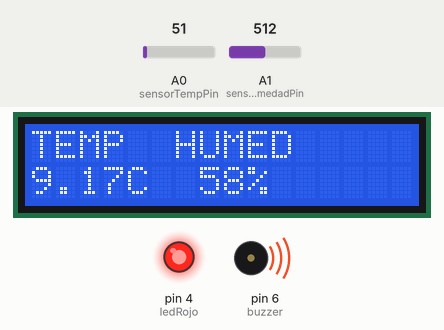
This sketch was run on a simulated Arduino Uno, built with avr-gcc and run on an emulated ATmega328P. Shown: 16×2 character LCD, output pins drawn as LEDs (lit = HIGH), buzzer (waves = sounding). Inputs (shaded band) come from the test bench; at power-on: A1 (sensorHumedadPin) = 512, A0 (sensorTempPin) = 51.

Above: at 1.2 s.
1.3 s: A1 (sensorHumedadPin) set to 682
At 3.2 s:
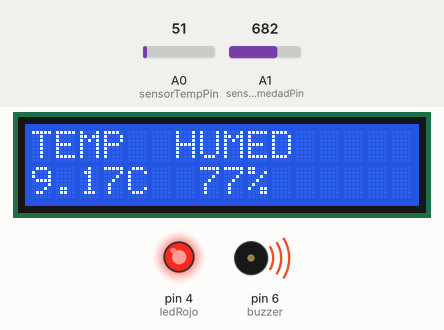
4.0 s: A1 (sensorHumedadPin) set to 717
At 4.8 s:
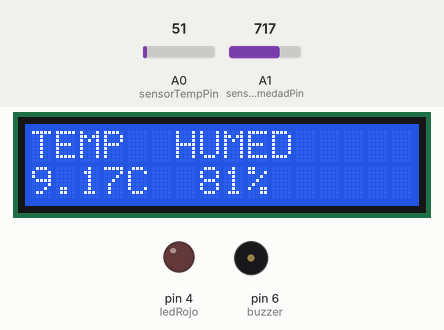
6.7 s: A0 (sensorTempPin) set to 58
At 9.2 s:
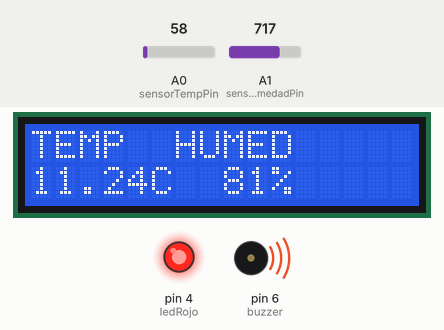
9.5 s: A0 (sensorTempPin) set to 71
At 10.9 s:
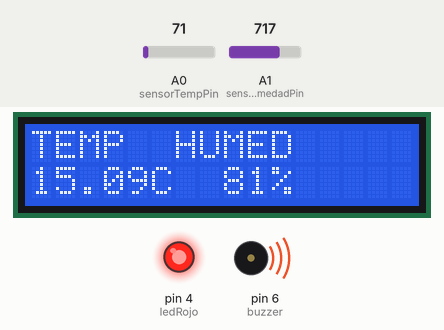
12.2 s: A0 (sensorTempPin) set to 61
At 15.2 s:
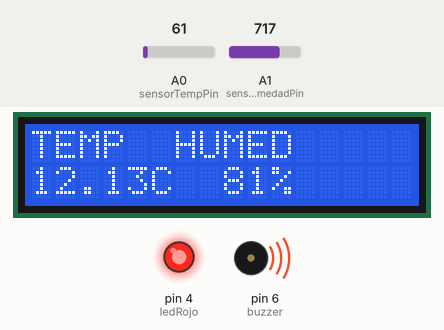
15.5 s: A1 (sensorHumedadPin) set to 900
At 16.9 s:
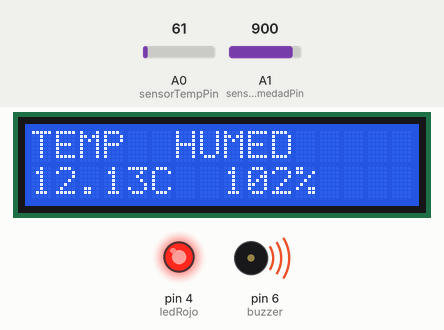
Timing chart, 0 to 18.5 s (numbered marks = the images above; inputs shaded):
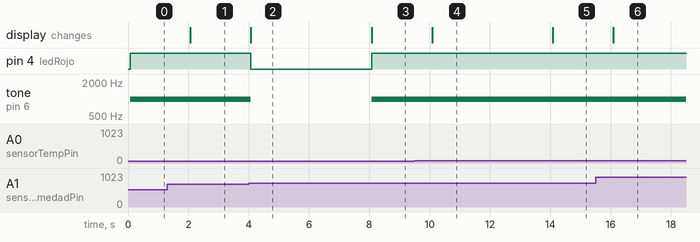

The sketch:

refrigeration-system.ino
```cpp
#include <LiquidCrystal.h>

LiquidCrystal lcd(7, 8, 9, 10, 11, 12);

const int sensorTempPin = A0;
const int sensorHumedadPin = A1;
const int ledRojo = 4;
const int buzzer = 6;

float temperatura = 0;
int humedad = 0;

void setup() {
  pinMode(ledRojo, OUTPUT);
  pinMode(buzzer, OUTPUT);

  lcd.begin(16, 2);
  lcd.setCursor(0, 0);
  lcd.print("TEMP  HUMED");
}

void loop() {
  temperatura = (analogRead(sensorTempPin) - 20.0) * (100.0 / (358.0 - 20.0));
  humedad = (analogRead(sensorHumedadPin) / 875.0) * 100.0;

  lcd.setCursor(0, 1);
  lcd.print(temperatura);
  lcd.print("C  ");
  lcd.print(humedad);
  lcd.print("%  ");

  if (temperatura < 0 || temperatura > 10 || humedad < 80 || humedad > 90) {
    digitalWrite(ledRojo, HIGH);
    tone(buzzer, 1000);
  } else {
    digitalWrite(ledRojo, LOW);
    noTone(buzzer);
  }

  delay(2000);
}
```

Measured:
- the behaviour switches between 699 and 700 on A1 (sensorHumedadPin) (found by bisection; images 1 and 2)
- the behaviour switches between 53 and 54 on A0 (sensorTempPin) (found by bisection; images 2 and 3)
- after the input at 1.3 s, the display: changes after 0.77 s (image 1)
- after the input at 4.0 s, pin 4 (ledRojo): HIGH → LOW after 0.07 s; tone on pin 6 (buzzer): 1000 Hz → silent after 0.07 s; the display: changes after 0.07 s (image 2)
- after the input at 6.7 s, pin 4 (ledRojo): LOW → HIGH after 1.4 s; tone on pin 6 (buzzer): silent → 1000 Hz after 1.4 s; the display: changes after 1.4 s (image 3)
- after the input at 9.5 s, the display: changes after 0.58 s (image 4)
- after the input at 12.2 s, the display: changes after 1.9 s (image 5)
- after the input at 15.5 s, the display: changes after 0.59 s (image 6)
